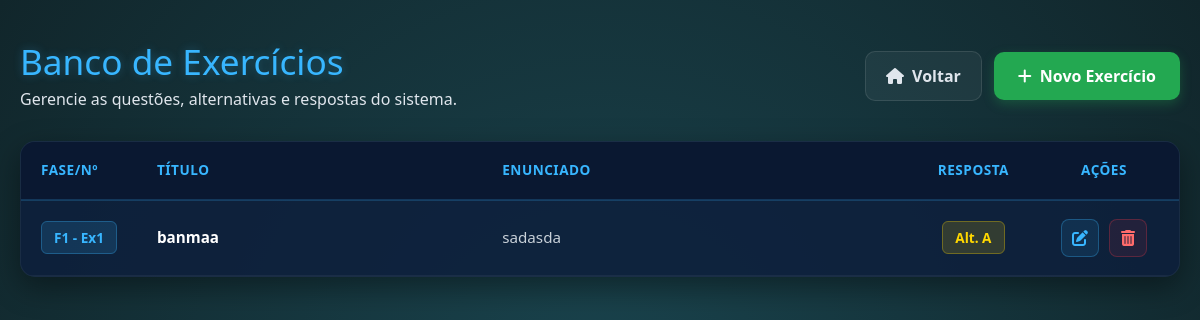
The page /listarExercicios on the database as committed earlier.
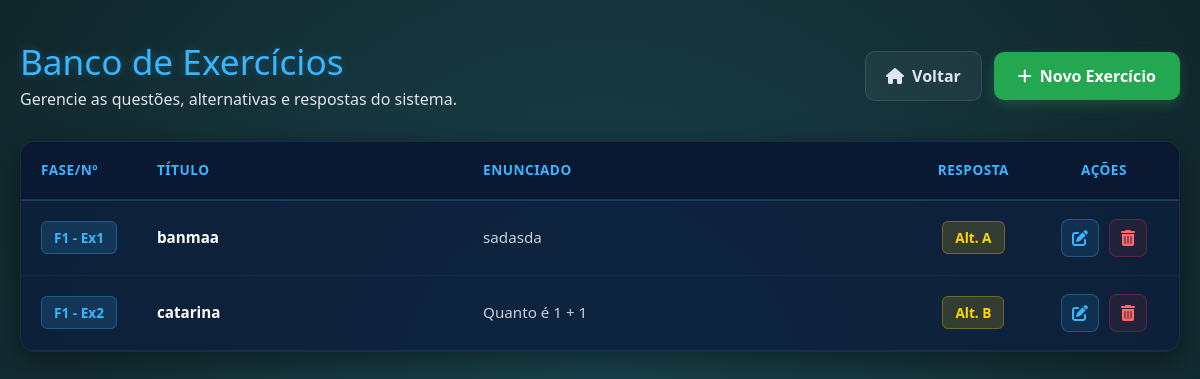
The same page on the database as committed later.
### models/ExercicioModel.py (models this page shows, shortened)
class ExercicioModel(bd.Model):
    __tablename__ = 'Exercicio'
    idExercicio = bd.Column(bd.Integer, primary_key=True, autoincrement=True)
    titulo = bd.Column(bd.String(25), nullable=False)
    enunciado = bd.Column(bd.Text, nullable=False)
    alternativaA = bd.Column(bd.String(99), nullable=False)
    alternativaB = bd.Column(bd.String(99), nullable=False)
    alternativaC = bd.Column(bd.String(99), nullable=False)
    alternativaD = bd.Column(bd.String(99), nullable=False)
    resposta = bd.Column(bd.Text, nullable=False)
    idFase = bd.Column(bd.Integer, bd.ForeignKey('Fase.idFase'), nullable=False)
    numero = bd.Column(bd.Integer, nullable=False)

### views_mundo.py (the view)
@app.route('/listarExercicios')
def listarExercicios():
    oExercicioController = ExercicioController()
    return oExercicioController.listarExercicios()

### app.py (called while the page is built)
@event.listens_for(Engine, "connect")
def set_sqlite_pragma(dbapi_connection, connection_record):
    cursor = dbapi_connection.cursor()
    cursor.execute("PRAGMA foreign_keys=ON")
    cursor.close()

### controllers/ExercicioController.py (called while the page is built)
    def listarExercicios(self):
        oExercicioService = ExercicioService()
        return oExercicioService.listarExercicios()

### dao/ExercicioDao.py (called while the page is built)
    def carregarExercicios(self):
        exercicios = ExercicioModel.query.all()
        return exercicios

### service/ExercicioService.py (called while the page is built)
    def listarExercicios(self):
        oExercicioDao = ExercicioDao()
        exercicios = oExercicioDao.carregarExercicios()
        oExercicioView = ExercicioView()
        return oExercicioView.listarExercicios(exercicios)

### views/ExercicioView.py (called while the page is built)
    def listarExercicios(self, listaExercicios):
        return render_template('listarExercicios.html', listaExercicios=listaExercicios, titulo='Lista de Exercícios')

### templates/listarExercicios.html (shortened to what this page needs)
{% extends "template.html" %}
{% block cabecalho %}
    <link rel="stylesheet" href="{{ url_for('static', filename='styles/listarExercicios.css') }}"/>
    <link rel="stylesheet" href="https://cdnjs.cloudflare.com/ajax/libs/font-awesome/6.4.0/css/all.min.css">
{% endblock %}
{% block corpo %}
<div class="crud-container">
    <div class="crud-header">
        <div>
            <h1 class="crud-titulo">Banco de Exercícios</h1>
            <p class="crud-subtitulo">Gerencie as questões, alternativas e respostas do sistema.</p>
        </div>
        <div class="header-acoes">
            <a href="{{ url_for('index') }}" class="btn-voltar">
                <i class="fa-solid fa-house"></i> Voltar
            </a>
            <a href="{{ url_for('cadastrarExercicio') }}" class="btn-novo-exercicio">
                <i class="fa-solid fa-plus"></i> Novo Exercício
            </a>
        </div>
    </div>
    <div class="tabela-responsiva">
        <table class="tabela-exercicios">
            <thead>
                <tr>
                    <th style="width: 80px;">Fase/Nº</th>
                    <th>Título</th>
                    <th>Enunciado</th>
                    <th style="width: 90px; text-align: center;">Resposta</th>
                    <th style="width: 150px; text-align: center;">Ações</th>
                </tr>
            </thead>
            <tbody>
                {% for exercicio in listaExercicios %}
                <tr>
                    <td data-label="Fase/Nº">
                        <span class="badge-fase">F{{ exercicio.idFase }} - Ex{{ exercicio.numero }}</span>
                    </td>
                    <td data-label="Título" class="col-titulo">
                        <strong>{{ exercicio.titulo }}</strong>
                    </td>
                    <td data-label="Enunciado" class="col-enunciado">
                        {{ exercicio.enunciado }}
                    </td>
                    <td data-label="Resposta" style="text-align: center;">
                        <span class="badge-resposta">Alt. {{ exercicio.resposta | upper }}</span>
                    </td>
                    <td data-label="Ações" style="text-align: center;">
                        <div class="grupo-acoes">
                            <a href="{{ url_for('editarExercicio', idExercicio=exercicio.idExercicio) }}" class="btn-acao btn-alterar" title="Alterar Exercício">
                                <i class="fa-solid fa-pen-to-square"></i>
                            </a>
                            <a href="{{ url_for('deletarExercicio', idExercicio=exercicio.idExercicio) }}" class="btn-acao btn-apagar" title="Apagar Exercício" onclick="return confirm('Tem certeza que deseja apagar o exercício: {{ exercicio.titulo }}?')">
                                <i class="fa-solid fa-trash-can"></i>
                            </a>
                        </div>
                    </td>
                </tr>
                {% endfor %}
            </tbody>
        </table>
    </div>
</div>
{% endblock %}

### templates/template.html (shortened to what this page needs)
<!DOCTYPE html>
<html lang="pt-br">
<head>
    <link rel="stylesheet" href="{{ url_for('static', filename='styles/bootstrap.css') }}">
    {% block cabecalho %}{% endblock %}
</head>
<body>
    {% block corpo %}{% endblock %}
</body>
</html>

### static/styles/listarExercicios.css (style rules this page uses)
body, html { margin: 0; padding: 0; width: 100%; min-height: 100vh; font-family: 'Segoe UI', Tahoma, Geneva, Verdana, sans-serif; }
.crud-container { background: radial-gradient(circle, #1a444e 0%, #11262b 100%); min-height: 100vh; padding: 40px 20px; box-sizing: border-box; display: flex; flex-direction: column; align-items: center; }
.crud-header { display: flex; justify-content: space-between; align-items: center; max-width: 1200px; width: 100%; margin-bottom: 30px; flex-wrap: wrap; gap: 20px; }
.crud-titulo { color: #38b6ff; font-size: 2.2rem; margin: 0 0 5px 0; text-shadow: 0 0 10px rgba(56, 182, 255, 0.3); }
.crud-subtitulo { color: #e0e6ed; margin: 0; font-size: 1rem; }
.header-acoes { display: flex; gap: 12px; align-items: center; }
.btn-novo-exercicio { background-color: #23a851; color: #ffffff; text-decoration: none; padding: 12px 24px; border-radius: 10px; font-weight: 600; display: flex; align-items: center; gap: 8px; box-shadow: 0 4px 12px rgba(35, 168, 81, 0.3); transition: all 0.2s ease; }
.btn-voltar { background-color: rgba(255, 255, 255, 0.05); color: #e0e6ed; text-decoration: none; padding: 12px 20px; border-radius: 10px; font-weight: 600; display: flex; align-items: center; gap: 8px; border: 1px solid rgba(255, 255, 255, 0.1); transition: all 0.2s ease; }
.tabela-responsiva { max-width: 1200px; width: 100%; background-color: rgba(13, 31, 61, 0.85); border-radius: 15px; box-shadow: 0 10px 30px rgba(0, 0, 0, 0.4); overflow: hidden; border: 1px solid rgba(255, 255, 255, 0.05); }
.tabela-exercicios { width: 100%; border-collapse: collapse; text-align: left; color: #ffffff; }
.tabela-exercicios th { background-color: rgba(10, 24, 48, 0.9); color: #38b6ff; padding: 18px 20px; font-weight: 600; text-transform: uppercase; font-size: 0.85rem; letter-spacing: 0.5px; border-bottom: 2px solid rgba(56, 182, 255, 0.2); }
.tabela-exercicios td { padding: 18px 20px; border-bottom: 1px solid rgba(255, 255, 255, 0.05); font-size: 0.95rem; vertical-align: middle; }
.tabela-exercicios tbody tr { transition: background-color 0.2s ease; }
.col-titulo { color: #ffffff; }
.col-enunciado { color: #c9d1d9; max-width: 400px; white-space: nowrap; overflow: hidden; text-overflow: ellipsis; }
.badge-fase { background-color: rgba(56, 182, 255, 0.15); color: #38b6ff; padding: 6px 12px; border-radius: 6px; font-weight: bold; font-size: 0.85rem; border: 1px solid rgba(56, 182, 255, 0.3); white-space: nowrap; }
.badge-resposta { background-color: rgba(255, 215, 0, 0.15); color: #ffd700; padding: 6px 12px; border-radius: 6px; font-weight: bold; font-size: 0.85rem; border: 1px solid rgba(255, 215, 0, 0.3); white-space: nowrap; }
.grupo-acoes { display: flex; gap: 10px; justify-content: center; }
.btn-acao { width: 38px; height: 38px; border-radius: 8px; display: flex; align-items: center; justify-content: center; text-decoration: none; font-size: 1rem; transition: all 0.2s ease; }
.btn-alterar { background-color: rgba(56, 182, 255, 0.1); color: #38b6ff; border: 1px solid rgba(56, 182, 255, 0.3); }
.btn-apagar { background-color: rgba(220, 53, 69, 0.1); color: #ff6b6b; border: 1px solid rgba(220, 53, 69, 0.3); }

Rows that differ between the two databases and show on the page:
added ExercicioModel: idFase "1", numero "2", titulo "catarina", enunciado "Quanto é 1 + 1", resposta "B"
